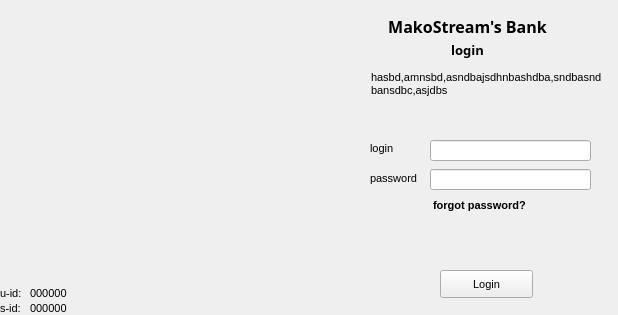
<?xml version="1.0" encoding="UTF-8"?>
<ui version="4.0">
 <class>StreamBank</class>
 <widget class="QDialog" name="StreamBank">
  <property name="enabled">
   <bool>true</bool>
  </property>
  <property name="geometry">
   <rect>
    <x>0</x>
    <y>0</y>
    <width>618</width>
    <height>315</height>
   </rect>
  </property>
  <property name="minimumSize">
   <size>
    <width>618</width>
    <height>315</height>
   </size>
  </property>
  <property name="maximumSize">
   <size>
    <width>618</width>
    <height>315</height>
   </size>
  </property>
  <property name="font">
   <font>
    <pointsize>8</pointsize>
   </font>
  </property>
  <property name="contextMenuPolicy">
   <enum>Qt::PreventContextMenu</enum>
  </property>
  <property name="acceptDrops">
   <bool>false</bool>
  </property>
  <property name="windowTitle">
   <string>MakoStream's Bank</string>
  </property>
  <property name="windowIcon">
   <iconset>
    <normaloff>C:/Users/Admin/OneDrive/Pictures/GlassCubeRed1.png</normaloff>C:/Users/Admin/OneDrive/Pictures/GlassCubeRed1.png</iconset>
  </property>
  <property name="windowOpacity">
   <double>2.000000000000000</double>
  </property>
  <widget class="QLabel" name="session_id_label">
   <property name="geometry">
    <rect>
     <x>0</x>
     <y>300</y>
     <width>26</width>
     <height>16</height>
    </rect>
   </property>
   <property name="text">
    <string>s-id:</string>
   </property>
  </widget>
  <widget class="QLabel" name="session_id_value">
   <property name="geometry">
    <rect>
     <x>30</x>
     <y>300</y>
     <width>42</width>
     <height>16</height>
    </rect>
   </property>
   <property name="text">
    <string>000000</string>
   </property>
  </widget>
  <widget class="QLabel" name="user_id_value">
   <property name="geometry">
    <rect>
     <x>30</x>
     <y>285</y>
     <width>42</width>
     <height>16</height>
    </rect>
   </property>
   <property name="text">
    <string>000000</string>
   </property>
  </widget>
  <widget class="QLabel" name="user_id_label">
   <property name="geometry">
    <rect>
     <x>0</x>
     <y>285</y>
     <width>27</width>
     <height>16</height>
    </rect>
   </property>
   <property name="text">
    <string>u-id:</string>
   </property>
  </widget>
  <widget class="QLabel" name="logo_main">
   <property name="geometry">
    <rect>
     <x>-120</x>
     <y>-50</y>
     <width>561</width>
     <height>321</height>
    </rect>
   </property>
   <property name="text">
    <string/>
   </property>
   <property name="pixmap">
    <pixmap>C:/Users/Admin/OneDrive/Pictures/GlassCubeRed.png</pixmap>
   </property>
   <property name="scaledContents">
    <bool>true</bool>
   </property>
   <property name="wordWrap">
    <bool>false</bool>
   </property>
  </widget>
  <widget class="QLabel" name="label">
   <property name="enabled">
    <bool>true</bool>
   </property>
   <property name="geometry">
    <rect>
     <x>352</x>
     <y>6</y>
     <width>231</width>
     <height>41</height>
    </rect>
   </property>
   <property name="font">
    <font>
     <family>MS Reference Sans Serif</family>
     <pointsize>12</pointsize>
     <weight>75</weight>
     <bold>true</bold>
     <strikeout>false</strikeout>
     <stylestrategy>PreferDefault</stylestrategy>
     <kerning>true</kerning>
    </font>
   </property>
   <property name="focusPolicy">
    <enum>Qt::NoFocus</enum>
   </property>
   <property name="acceptDrops">
    <bool>false</bool>
   </property>
   <property name="layoutDirection">
    <enum>Qt::LeftToRight</enum>
   </property>
   <property name="text">
    <string>MakoStream's Bank</string>
   </property>
   <property name="scaledContents">
    <bool>false</bool>
   </property>
   <property name="alignment">
    <set>Qt::AlignCenter</set>
   </property>
   <property name="wordWrap">
    <bool>false</bool>
   </property>
  </widget>
  <widget class="QLabel" name="login_label">
   <property name="enabled">
    <bool>true</bool>
   </property>
   <property name="geometry">
    <rect>
     <x>352</x>
     <y>29</y>
     <width>231</width>
     <height>41</height>
    </rect>
   </property>
   <property name="font">
    <font>
     <family>MS Reference Sans Serif</family>
     <pointsize>10</pointsize>
     <weight>75</weight>
     <bold>true</bold>
     <strikeout>false</strikeout>
     <stylestrategy>PreferDefault</stylestrategy>
     <kerning>true</kerning>
    </font>
   </property>
   <property name="focusPolicy">
    <enum>Qt::NoFocus</enum>
   </property>
   <property name="acceptDrops">
    <bool>false</bool>
   </property>
   <property name="layoutDirection">
    <enum>Qt::LeftToRight</enum>
   </property>
   <property name="text">
    <string>login</string>
   </property>
   <property name="scaledContents">
    <bool>false</bool>
   </property>
   <property name="alignment">
    <set>Qt::AlignCenter</set>
   </property>
   <property name="wordWrap">
    <bool>false</bool>
   </property>
  </widget>
  <widget class="QLineEdit" name="login_line_edit">
   <property name="geometry">
    <rect>
     <x>430</x>
     <y>140</y>
     <width>161</width>
     <height>21</height>
    </rect>
   </property>
   <property name="inputMask">
    <string/>
   </property>
   <property name="text">
    <string/>
   </property>
   <property name="maxLength">
    <number>34</number>
   </property>
  </widget>
  <widget class="QLineEdit" name="password_line_edit">
   <property name="geometry">
    <rect>
     <x>430</x>
     <y>169</y>
     <width>161</width>
     <height>21</height>
    </rect>
   </property>
   <property name="maxLength">
    <number>34</number>
   </property>
  </widget>
  <widget class="QWidget" name="verticalLayoutWidget">
   <property name="geometry">
    <rect>
     <x>0</x>
     <y>0</y>
     <width>361</width>
     <height>321</height>
    </rect>
   </property>
   <layout class="QVBoxLayout" name="verticalLayout"/>
  </widget>
  <widget class="QLabel" name="label_login">
   <property name="geometry">
    <rect>
     <x>370</x>
     <y>140</y>
     <width>55</width>
     <height>16</height>
    </rect>
   </property>
   <property name="text">
    <string>login</string>
   </property>
  </widget>
  <widget class="QLabel" name="label_unput_password">
   <property name="geometry">
    <rect>
     <x>370</x>
     <y>170</y>
     <width>61</width>
     <height>16</height>
    </rect>
   </property>
   <property name="text">
    <string>password</string>
   </property>
  </widget>
  <widget class="QCommandLinkButton" name="ForgedPasswodButton">
   <property name="geometry">
    <rect>
     <x>420</x>
     <y>189</y>
     <width>151</width>
     <height>31</height>
    </rect>
   </property>
   <property name="font">
    <font>
     <family>Segoe UI</family>
     <pointsize>8</pointsize>
    </font>
   </property>
   <property name="layoutDirection">
    <enum>Qt::LeftToRight</enum>
   </property>
   <property name="text">
    <string>forgot password?</string>
   </property>
   <property name="iconSize">
    <size>
     <width>0</width>
     <height>0</height>
    </size>
   </property>
  </widget>
  <widget class="QLabel" name="msg_box">
   <property name="geometry">
    <rect>
     <x>370</x>
     <y>70</y>
     <width>231</width>
     <height>61</height>
    </rect>
   </property>
   <property name="font">
    <font>
     <family>Segoe UI</family>
    </font>
   </property>
   <property name="text">
    <string>hasbd,amnsbd,asndbajsdhnbashdba,sndbasndbasnd bansdbc,asjdbs</string>
   </property>
   <property name="scaledContents">
    <bool>false</bool>
   </property>
   <property name="alignment">
    <set>Qt::AlignLeading|Qt::AlignLeft|Qt::AlignTop</set>
   </property>
   <property name="wordWrap">
    <bool>true</bool>
   </property>
   <property name="margin">
    <number>0</number>
   </property>
   <property name="indent">
    <number>1</number>
   </property>
  </widget>
  <widget class="QPushButton" name="pushButton">
   <property name="geometry">
    <rect>
     <x>440</x>
     <y>270</y>
     <width>93</width>
     <height>28</height>
    </rect>
   </property>
   <property name="text">
    <string>Login</string>
   </property>
  </widget>
 </widget>
 <resources/>
 <connections/>
</ui>
